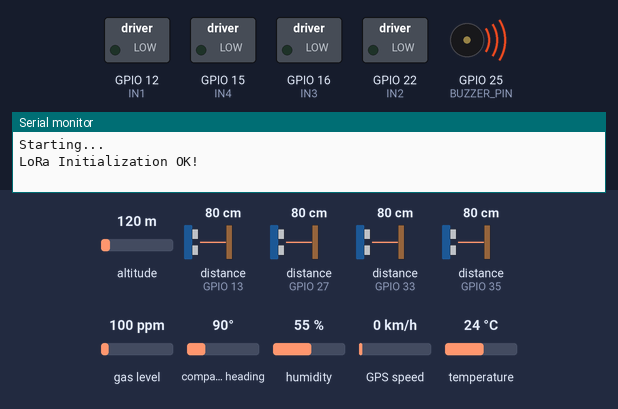
The sketch below on a simulated ESP32. Parts: switched loads named in the sketch (green lamp = pin HIGH), buzzer (waves = sounding), the last lines printed to the serial monitor. The test bench sets the inputs (shaded band); at power-on: altitude 120 m, distance to the obstacle (sensors on GPIO 13, GPIO 27, GPIO 33, GPIO 35) 80 cm, gas level 100 ppm, compass heading 90°, humidity 55 %, GPS speed 0 km/h, temperature 24 °C. The echo pulse lasts 58.3 µs per cm; the GPS gets a fix after 3 s at 37.7749, -122.4194 with 8 satellites; no radio packets arrive unless stated; pins used as bus, display or sensor lines are not drawn.

Above: at 1.2 s.
At 32.7 s:
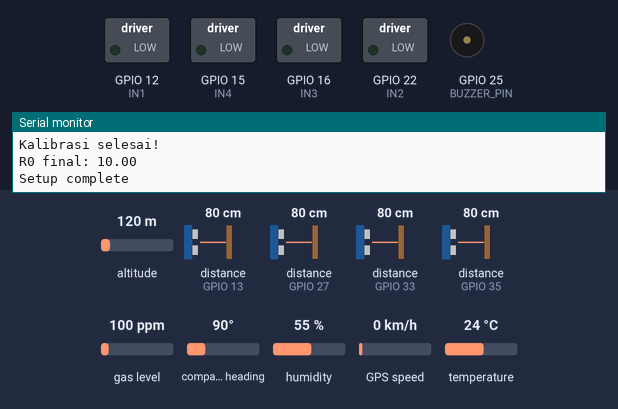
Timing chart, 0 to 34.2 s (numbered marks = the images above):
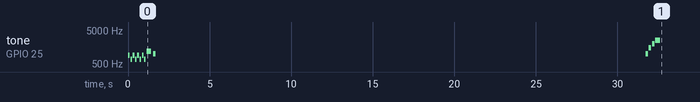

The sketch:

Tranceiver.ino
```cpp
#include <SPI.h>
#include <LoRa.h>
#include <DHT.h>
#include <MQUnifiedsensor.h>
#include <TinyGPS++.h>
#include <HardwareSerial.h>

// Define ESP32 Cores
#define CORE_0 0
#define CORE_1 1

// Pin LoRa
#define ss 5
#define rst 14
#define dio0 2
#define BAND 433E6

// Pin Buzzer
#define BUZZER_PIN 25

// Sensor DHT11
#define DHTPIN 4
#define DHTTYPE DHT11
DHT dht(DHTPIN, DHTTYPE);

// Pin Driver Motor L298N
#define IN1 12  // Input 1 Motor A
#define IN2 22  // Input 2 Motor A
#define IN3 16  // Input 1 Motor B
#define IN4 15  // Input 2 Motor B

// Pin Sensor Ultrasonik HC-SR04
#define TRIG_PIN 32
#define ECHO_PIN_FRONT 33
#define ECHO_PIN_BACK 27
#define ECHO_PIN_RIGHT 35
#define ECHO_PIN_LEFT 13

// Definisi Sensor MQ-135
#define board ("ESP-32")
#define Voltage_Resolution 3.3
#define pin 34
#define type "MQ-135"
#define ADC_Bit_Resolution 12
#define RatioMQ135CleanAir 3.6
#define WARMUP_TIME 20000 // 20 detik waktu pemanasan

// Definisi pin GPS untuk ESP32
static const int RXPin = 17;
static const int TXPin = 21;
static const uint32_t GPSBaud = 9600;

// Inisialisasi objek GPS
TinyGPSPlus gps;
HardwareSerial GPS(2);

// Deklarasi Sensor MQ-135
MQUnifiedsensor MQ135(board, Voltage_Resolution, ADC_Bit_Resolution, pin, type);

// Mutex untuk LoRa
SemaphoreHandle_t loraMutex = NULL;

// Fungsi untuk membunyikan buzzer
void beepBuzzer(int duration, int frequency = 1000) {
  tone(BUZZER_PIN, frequency);
  delay(duration);
  noTone(BUZZER_PIN);
}

// Fungsi untuk LoRa initialization success sound
void loraInitSound() {
  for (int i = 0; i < 4; i++) {
    beepBuzzer(100, 900);
    delay(40);
    beepBuzzer(100, 700);
    delay(40);
  }

  beepBuzzer(300, 1200);
  delay(100);
  beepBuzzer(150, 1000);
}

// Fungsi untuk MQ135 calibration completion sound
void mq135CalibrationSound() {
  beepBuzzer(150, 1000);
  delay(50);
  beepBuzzer(150, 1500);
  delay(50);
  beepBuzzer(150, 2000);
  delay(50);
  beepBuzzer(300, 2500);
}

void mq135ErrorSound() {
  for(int i = 0; i < 3; i++) {
    beepBuzzer(200, 2000);
    delay(100);
    beepBuzzer(200, 1000);
    delay(100);
  }
  beepBuzzer(500, 500); // Long low tone at the end
}

// Fungsi untuk inisialisasi LoRa
bool startLoRA() {
  LoRa.setPins(ss, rst, dio0);
  for (int i = 0; i < 5; i++) {
    if (LoRa.begin(BAND)) {
      Serial.println("LoRa Initialization OK!");
      loraInitSound();
      return true;
    }
    Serial.print(".");
    delay(500);
  }
  Serial.println("LoRa Initialization FAILED!");
  return false;
}

// Inisialisasi motor driver
void setupMotors() {
  pinMode(IN1, OUTPUT);
  pinMode(IN2, OUTPUT);
  pinMode(IN3, OUTPUT);
  pinMode(IN4, OUTPUT);
}

// Inisialisasi sensor ultrasonik
void setupUltrasonicSensors() {
  pinMode(TRIG_PIN, OUTPUT);
  pinMode(ECHO_PIN_FRONT, INPUT);
  pinMode(ECHO_PIN_BACK, INPUT);
  pinMode(ECHO_PIN_RIGHT, INPUT);
  pinMode(ECHO_PIN_LEFT, INPUT);
}

// Fungsi untuk membaca jarak dari sensor ultrasonik
float getDistance(int echoPin) {
  digitalWrite(TRIG_PIN, LOW);
  delayMicroseconds(2);
  digitalWrite(TRIG_PIN, HIGH);
  delayMicroseconds(10);
  digitalWrite(TRIG_PIN, LOW);

  long duration = pulseIn(echoPin, HIGH);

  if (duration == 0) {
    return NAN;
  }

  float distance = duration * 0.034 / 2;

  if (distance > 400.0) {
    return NAN;
  }

  return distance;
}

// Fungsi untuk mengkoreksi nilai berdasarkan suhu dan kelembaban
float correctedPPM(float ppm, float temperature, float humidity) {
  if (temperature == 0 || humidity == 0) return ppm;

  return ppm * (1.0 + 0.02 * (temperature - 20.0)) * (1.0 + 0.02 * (humidity - 65.0));
}

// Fungsi kalibrasi MQ-135
void calibrateMQ135(MQUnifiedsensor &mq135, DHT &dht) {
  Serial.println("Memulai kalibrasi MQ-135...");
  Serial.println("Pastikan sensor berada di udara bersih!");

  // Pemanasan sensor
  Serial.println("Pemanasan sensor selama 20 detik...");
  unsigned long startTime = millis();
  while (millis() - startTime < WARMUP_TIME) {
    Serial.print(".");
    delay(1000);
  }
  Serial.println("\nPemanasan selesai!");

  // Baca suhu dan kelembaban
  float temperature = dht.readTemperature();
  float humidity = dht.readHumidity();

  Serial.println("Suhu: " + String(temperature) + "°C");
  Serial.println("Kelembaban: " + String(humidity) + "%");

  // Kalibrasi dengan pengambilan sampel
  Serial.println("Mengambil sampel untuk kalibrasi...");
  float calcR0 = 0;
  int validSamples = 0;

  for (int i = 1; i <= 10; i++) {
    mq135.update();
    float R0 = mq135.calibrate(RatioMQ135CleanAir);

    if (!isinf(R0) && R0 != 0) {
      calcR0 += R0;
      validSamples++;
      Serial.println("Sampel " + String(i) + ": R0 = " + String(R0));
    } else {
      Serial.println("Sampel " + String(i) + ": Invalid!");
    }

    delay(1000);
  }

  if (validSamples > 0) {
    float finalR0 = calcR0 / validSamples;
    mq135.setR0(finalR0);
    Serial.println("Kalibrasi selesai!");
    Serial.println("R0 final: " + String(finalR0));
    mq135CalibrationSound();  // Added completion sound
  } else {
    Serial.println("Kalibrasi gagal! Periksa koneksi sensor.");
    mq135ErrorSound();
  }
}

// Fungsi untuk membaca gas dengan kompensasi suhu dan kelembaban
void readGasSensor(float &carbonDioxide, float &ammonia, String &airQuality) {
  float temperature = dht.readTemperature();
  float humidity = dht.readHumidity();

  // Deteksi CO2
  MQ135.setA(110.47); MQ135.setB(-2.862);
  MQ135.update();
  float rawCO2 = MQ135.readSensor();
  carbonDioxide = correctedPPM(rawCO2, temperature, humidity);

  // Deteksi NH3 (Amonia)
  MQ135.setA(116.602); MQ135.setB(-2.769);
  MQ135.update();
  float rawNH3 = MQ135.readSensor();
  ammonia = correctedPPM(rawNH3, temperature, humidity);
}

// Fungsi GPS
void processGPS() {
  while (GPS.available() > 0) {
    gps.encode(GPS.read());
  }
}

// Fungsi untuk menjalankan perintah motor
void moveForward() {
  digitalWrite(IN1, HIGH);
  digitalWrite(IN2, LOW);
  digitalWrite(IN3, HIGH);
  digitalWrite(IN4, LOW);
}

void moveBackward() {
  digitalWrite(IN1, LOW);
  digitalWrite(IN2, HIGH);
  digitalWrite(IN3, LOW);
  digitalWrite(IN4, HIGH);
}

void turnRight() {
  digitalWrite(IN1, HIGH);
  digitalWrite(IN2, LOW);
  digitalWrite(IN3, LOW);
  digitalWrite(IN4, HIGH);
}

void turnLeft() {
  digitalWrite(IN1, LOW);
  digitalWrite(IN2, HIGH);
  digitalWrite(IN3, HIGH);
  digitalWrite(IN4, LOW);
}

void stopMotors() {
  digitalWrite(IN1, LOW);
  digitalWrite(IN2, LOW);
  digitalWrite(IN3, LOW);
  digitalWrite(IN4, LOW);
}

// Fungsi untuk mengeksekusi perintah
void executeCommand(String command) {
  command.toUpperCase();
  if (command == "W") {
    Serial.println("Rover bergerak maju");
    moveForward();
  } else if (command == "S") {
    Serial.println("Rover bergerak mundur");
    moveBackward();
  } else if (command == "D") {
    Serial.println("Rover belok kanan");
    turnRight();
  } else if (command == "A") {
    Serial.println("Rover belok kiri");
    turnLeft();
  } else if (command == "X") {
    Serial.println("Rover berhenti");
    stopMotors();
  } else {
    Serial.println("Perintah tidak dikenali");
  }
}

// Task untuk menangani penerimaan perintah
void commandTask(void * parameter) {
  while(1) {
    if (xSemaphoreTake(loraMutex, portMAX_DELAY)) {
      int packetSize = LoRa.parsePacket();
      if (packetSize) {
        String command = "";
        while (LoRa.available()) {
          command += (char)LoRa.read();
        }
        Serial.print("Message Received: ");
        Serial.println(command);
        executeCommand(command);
      }
      xSemaphoreGive(loraMutex);
    }
    vTaskDelay(pdMS_TO_TICKS(10));
  }
}

// Task untuk menangani pengiriman data sensor
void sensorTask(void * parameter) {
  while(1) {
    float humidity = dht.readHumidity();
    float temperature = dht.readTemperature();

    float ultrasonic_front = getDistance(ECHO_PIN_FRONT);
    float ultrasonic_back = getDistance(ECHO_PIN_BACK);
    float ultrasonic_right = getDistance(ECHO_PIN_RIGHT);
    float ultrasonic_left = getDistance(ECHO_PIN_LEFT);

    float carbonDioxide, ammonia;
    String airQuality;
    readGasSensor(carbonDioxide, ammonia, airQuality);

    String sensorData = "temperature:" + String(temperature, 1) + "C "
                       "humidity:" + String(humidity, 1) + "% "
                       "carbonDioxide:" + String(carbonDioxide, 1) + " "
                       "ammonia:" + String(ammonia, 1) + " "
                       "ultrasonic_front:" + String(ultrasonic_front, 1) + "cm "
                       "ultrasonic_back:" + String(ultrasonic_back, 1) + "cm "
                       "ultrasonic_right:" + String(ultrasonic_right, 1) + "cm "
                       "ultrasonic_left:" + String(ultrasonic_left, 1) + "cm ";

    if (gps.location.isValid()) {
      sensorData += "latitude:" + String(gps.location.lat(), 6) + " "
                    "longitude:" + String(gps.location.lng(), 6) + " "
                    "altitude:" + String(gps.altitude.meters(), 1) + "m "
                    "speed:" + String(gps.speed.kmph(), 1) + "km/h";
    } else {
      sensorData += "GPS:NoFix";
    }

    if (xSemaphoreTake(loraMutex, portMAX_DELAY)) {
      LoRa.beginPacket();
      LoRa.print(sensorData);
      LoRa.endPacket();
      xSemaphoreGive(loraMutex);

      Serial.print("Send sensor data: ");
      Serial.println(sensorData);
    }

    vTaskDelay(pdMS_TO_TICKS(5000));
  }
}

// Task untuk memproses GPS
void gpsTask(void * parameter) {
  while(1) {
    processGPS();
    vTaskDelay(pdMS_TO_TICKS(100));
  }
}

void setup() {
  Serial.begin(115200);
  Serial.println("Starting...");

  pinMode(BUZZER_PIN, OUTPUT);

  dht.begin();
  setupMotors();
  setupUltrasonicSensors();

  if (!startLoRA()) {
    Serial.println("LoRa failed to start!");
    return;
  }

  // Inisialisasi GPS
  Serial.println("GPS Initialization...");
  GPS.begin(GPSBaud, SERIAL_8N1, RXPin, TXPin);

  unsigned long startTime = millis();
  bool gpsDetected = false;

  while ((millis() - startTime) < 5000) {
    if (GPS.available()) {
      gpsDetected = true;
      break;
    }
    delay(100);
  }

  if (gpsDetected) {
    Serial.println("GPS Initialization OK!");
  } else {
    Serial.println("Warning: GPS Not Detected. Check the Connection!");
  }

  // Inisialisasi dan kalibrasi sensor MQ-135
  MQ135.init();
  calibrateMQ135(MQ135, dht);

  // Buat mutex untuk LoRa
  loraMutex = xSemaphoreCreateMutex();
  if (loraMutex == NULL) {
    Serial.println("Mutex creation failed!");
    return;
  }

  // Buat task untuk masing-masing fungsi
  xTaskCreatePinnedToCore(
    commandTask,    // Fungsi task
    "CommandTask",  // Nama task
    10000,         // Stack size
    NULL,          // Parameter
    1,             // Prioritas
    NULL,          // Handle task
    CORE_0         // Core yang digunakan
  );

   xTaskCreatePinnedToCore(
    sensorTask,
    "SensorTask",
    10000,
    NULL,
    1,
    NULL,
    CORE_1
  );

  xTaskCreatePinnedToCore(
    gpsTask,
    "GPSTask",
    10000,
    NULL,
    1,
    NULL,
    CORE_1
  );

  Serial.println("Setup complete");
}

void loop() {
  vTaskDelete(NULL);
}
```
